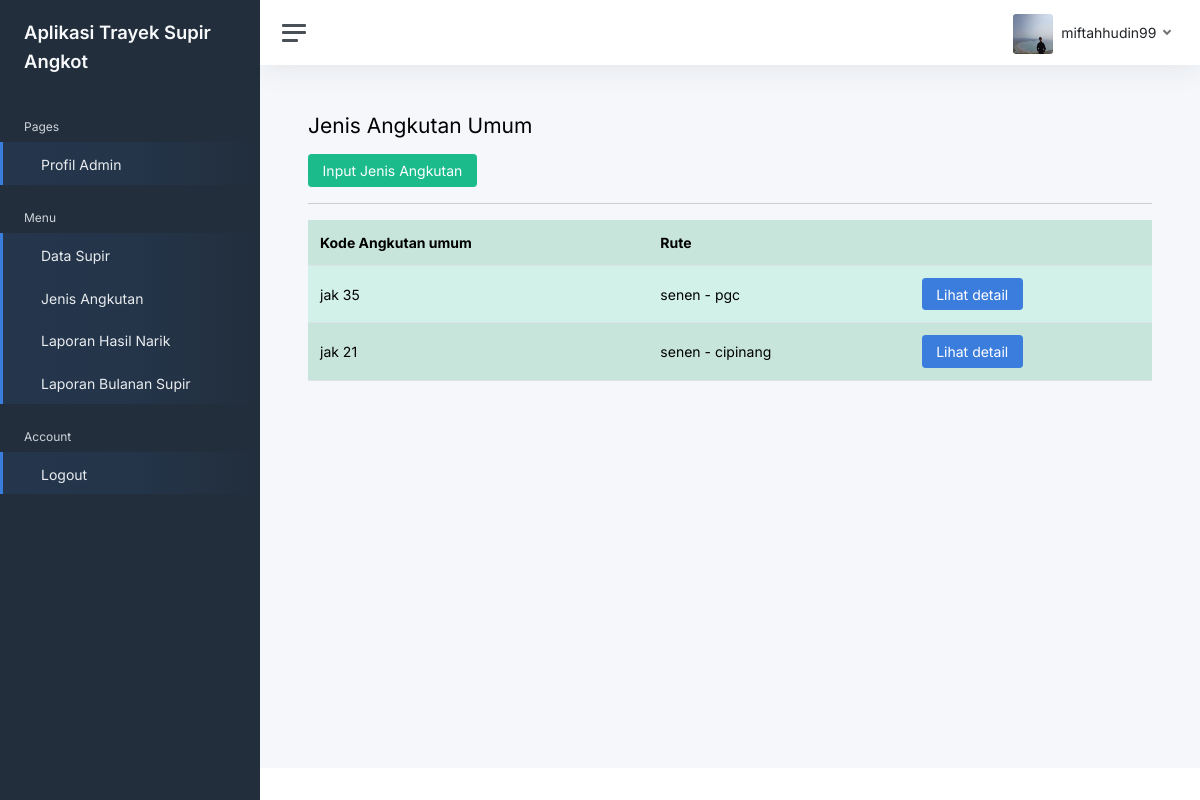
The app's page /jenisangkutan/ (signed in), older data.
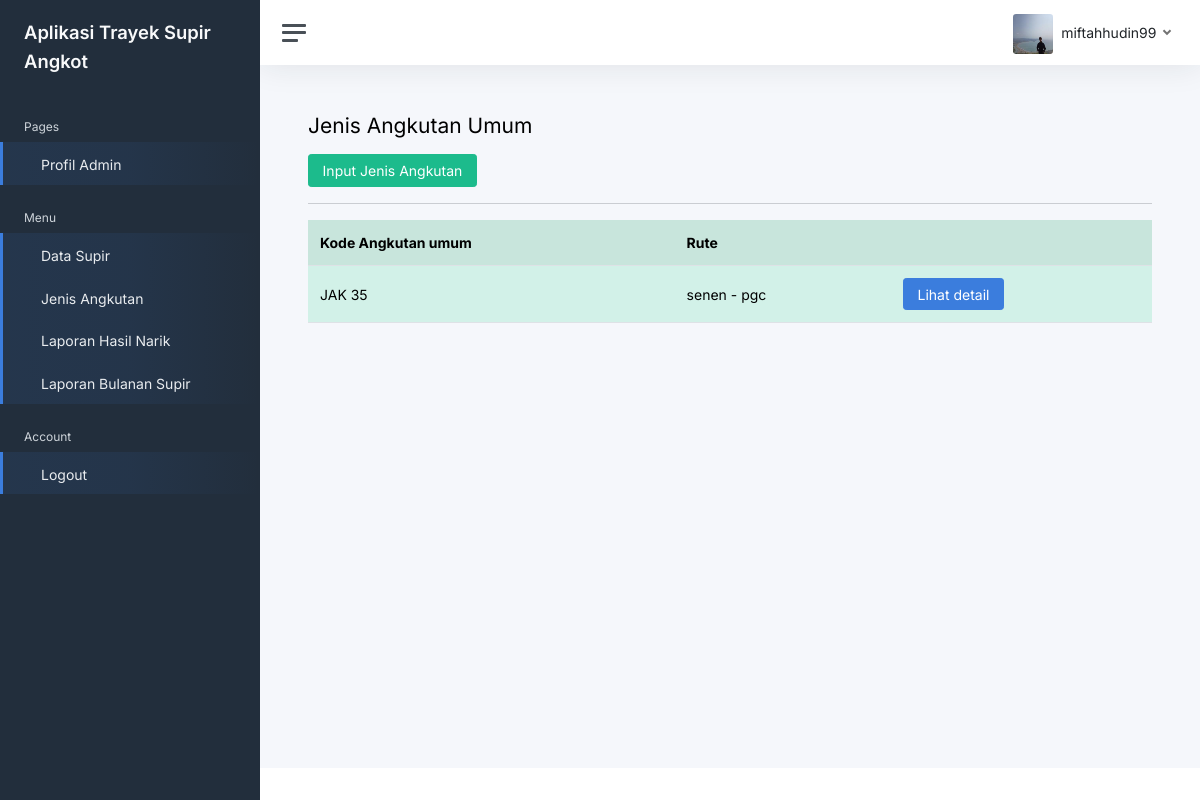
The same page, newer data.
### administrator/models.py (models this page shows, shortened)
class Profil(models.Model):
    user = models.OneToOneField(User, on_delete=models.CASCADE)
    avatar = models.ImageField(
        default='default.jpg', upload_to='profile_images')
    bio = models.TextField()

class Jenis_Angkutan(models.Model):
    no_angkutan = models.CharField(max_length=10)
    rute = models.CharField(max_length=200)

### administrator/views.py (the view)
# urls.py: path('jenisangkutan/', views.jenis_angkutan, name='jenisangkutan'),
@login_required
def jenis_angkutan(request):
    jenisAngkutan = Jenis_Angkutan.objects.all()
    return render(request, 'jenis_angkutan.html', {'jenisangkutan': jenisAngkutan})

### administrator/templates/jenis_angkutan.html
{% extends "main_layout.html" %}
{% block content %}
<div class="container-fluid p-0">
    <div class="mb-3">
        <h1 class="h3 d-inline align-middle">Jenis Angkutan Umum</h1>
    </div>
    <a class="btn btn-success" href="{% url 'inputjenisangkutan' %}">Input Jenis Angkutan</a>
    <hr>
    <table class="table table-striped table-success">
        <tr>
            <th>Kode Angkutan umum</th>
            <th>Rute</th>
            <th></th>
        </tr>
        {% for x in jenisangkutan%}
        <tr>
            <td>{{x.no_angkutan}}</td>
            <td>{{x.rute}}</td>
            <td><a class="btn btn-primary" href="{% url 'editjenisangkutan' x.id %}">Lihat detail</a></td>
        </tr>
        {% endfor %}
    </table>
</div>
{% endblock %}

### administrator/templates/main_layout.html (shortened to what this page needs)
{% load static %}
<!DOCTYPE html>
<html lang="en">
<head>
	<link href="{% static 'css/app.css' %}" rel="stylesheet">
  </head>
<body>
	<div class="wrapper">
		<nav id="sidebar" class="sidebar js-sidebar">
			<div class="sidebar-content js-simplebar">
				<a class="sidebar-brand" href="{% url 'home' %}">
          <span class="align-middle">Aplikasi Trayek Supir Angkot</span>
        </a>
				<ul class="sidebar-nav">
					<li class="sidebar-header">
						Pages
					</li>
					<li class="sidebar-item active">
						<a class="sidebar-link" href="{% url 'profil' %}">
               <span class="align-middle">Profil Admin</span>
            </a>
					</li>
					<li class="sidebar-header">
						Menu
					</li>
					<li class="sidebar-item active">
						<a class="sidebar-link" href="{% url 'datasupir' %}">
               <span class="align-middle">Data Supir</span>
            </a>
					</li>
					<li class="sidebar-item active">
						<a class="sidebar-link" href="{% url 'jenisangkutan' %}">
               <span class="align-middle">Jenis Angkutan</span>
            </a>
					</li>
					<li class="sidebar-item active">
						<a class="sidebar-link" href="{% url 'laporanhasilnarik' %}">
               <span class="align-middle">Laporan Hasil Narik</span>
            </a>
			<li class="sidebar-item active">
				<a class="sidebar-link" href="{% url 'laporanbulanan' %}">
	  		 <span class="align-middle">Laporan Bulanan Supir</span>
			</a>
					</li>
					</li>
					<li class="sidebar-header">
						Account
					</li>
					<li class="sidebar-item active">
						<a class="sidebar-link" href="{% url 'signout' %}">
               <span class="align-middle">Logout</span>
            </a>
					</li>
				</ul>
			</div>
		</nav>
		<div class="main">
			<nav class="navbar navbar-expand navbar-light navbar-bg">
				<a class="sidebar-toggle js-sidebar-toggle">
          <i class="hamburger align-self-center"></i>
        </a>
				<div class="navbar-collapse collapse">
					<ul class="navbar-nav navbar-align">
						<li class="nav-item dropdown">
							<a class="nav-icon dropdown-toggle" href="#" id="alertsDropdown" data-bs-toggle="dropdown">
							</a>
						</li>
						<li class="nav-item dropdown">
							<a class="nav-icon dropdown-toggle" href="#" id="messagesDropdown" data-bs-toggle="dropdown">
							</a>
						</li>
						<li class="nav-item dropdown">
							<a class="nav-link dropdown-toggle d-none d-sm-inline-block" href="#" data-bs-toggle="dropdown">
								<img src="{{ user.profil.avatar.url }}" class="avatar img-fluid rounded me-1">
								<span class="text-dark">{{ user.username }}</span>
							</a>
						</li>
					</ul>
				</div>
			</nav>
			<main class="content">
				<div class="container-fluid p-0">
                    {% block content %}{% endblock %}
				</div>
			</main>
			<footer class="footer">
			</footer>
		</div>
	</div>
</body>
</html>

Row changes from the older to the newer data that the page shows:
removed Jenis_Angkutan: no_angkutan "jak 21", rute "senen - cipinang"
changed Jenis_Angkutan "senen - pgc": no_angkutan "jak 35" → "JAK 35"
